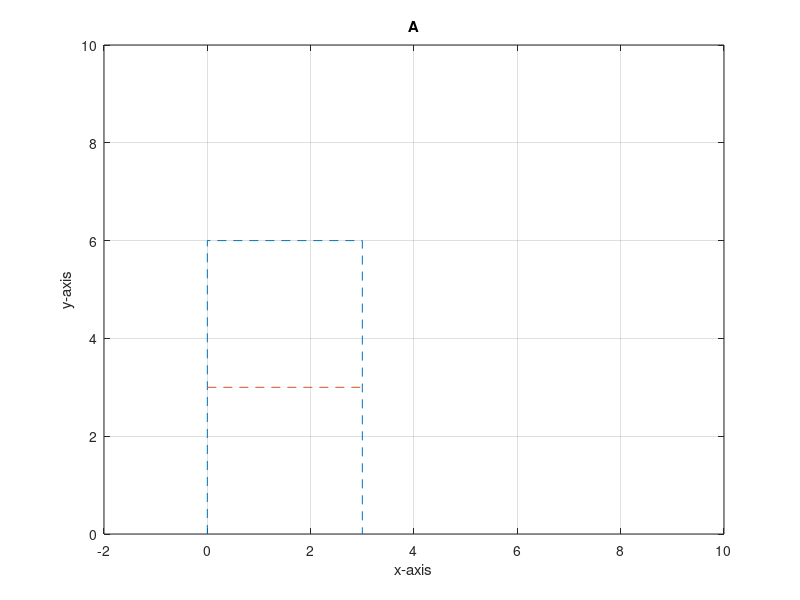

The MATLAB source for this figure:
function points()

p1 = [0, 0];
p2 = [0, 3];
p3 = [0, 6];
p4 = [3, 6];
p5 = [3, 3];
p6 = [3, 0];

pn = [p1; p2; p3; p4; p5; p6];
plot(pn(:, 1), pn(:, 2), '--');
hold on;
plot([p2(1), p5(1)], [p2(2), p5(2)], '--');
axis([-2 10 0 10])
grid on;

xlabel('x-axis');

ylabel('y-axis');

title('A');

grid on;

end





